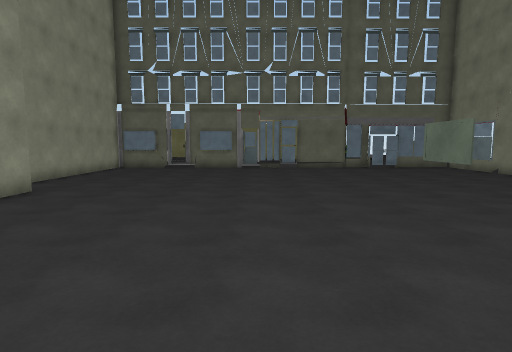
view 1 (above)

16 first-person views from a walk through a Unity game level. The camera is 1.5 m above the floor, tilts 6° down and sees 80° across. The floor is counted in squares, 1 m on a side. Each view is taken from the middle of a square. On the plan, view 1 faces up. The plan holds only what a view shows up to about 15 squares ahead; the rest is blank. The place goes on beyond the plan.

view 2
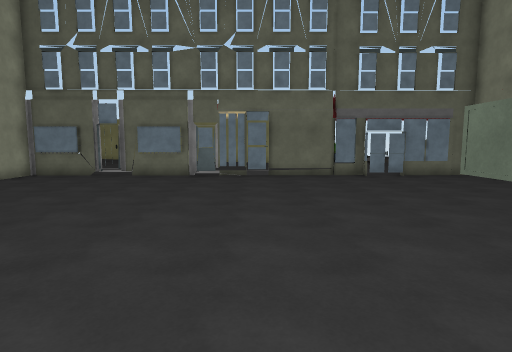

view 3
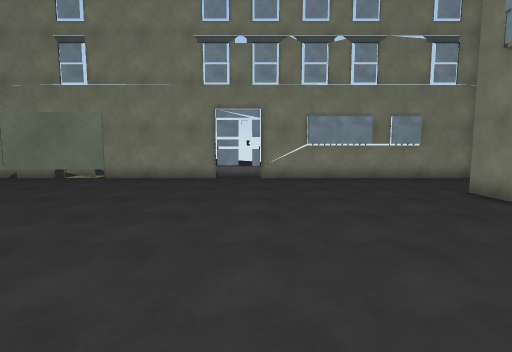

view 4
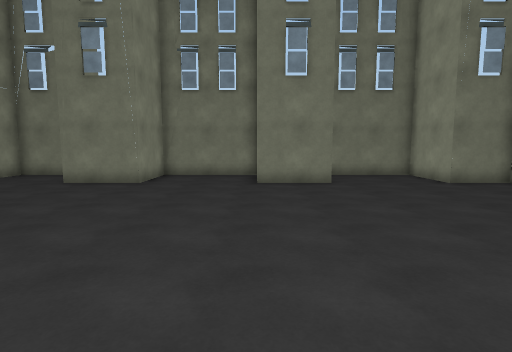

view 5
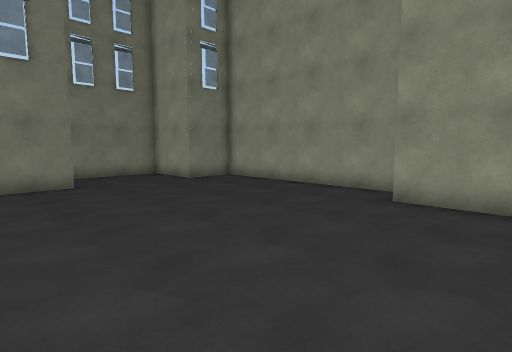

view 6
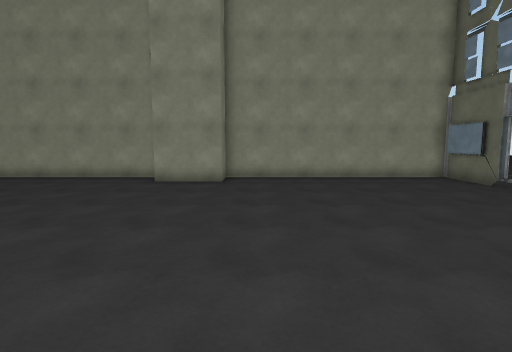

view 7
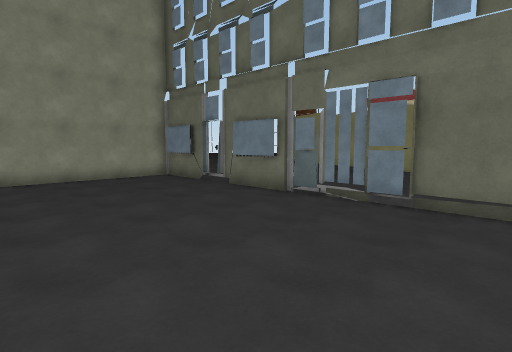

view 8
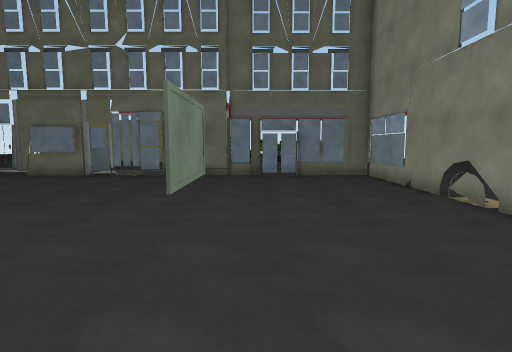

view 9
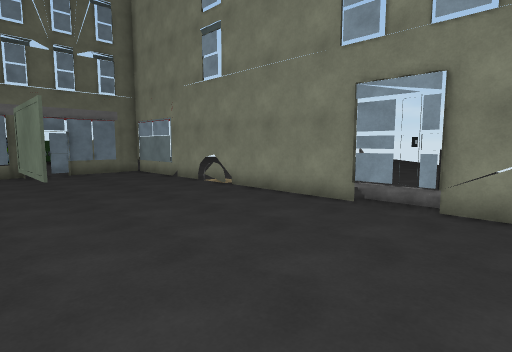

view 10
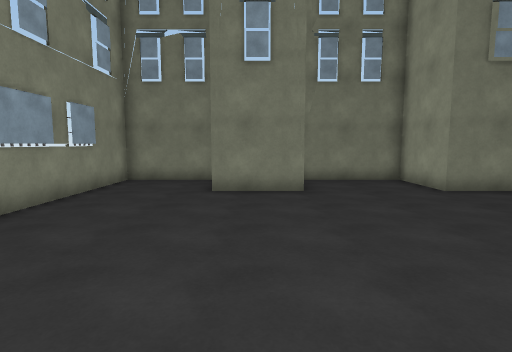

view 11
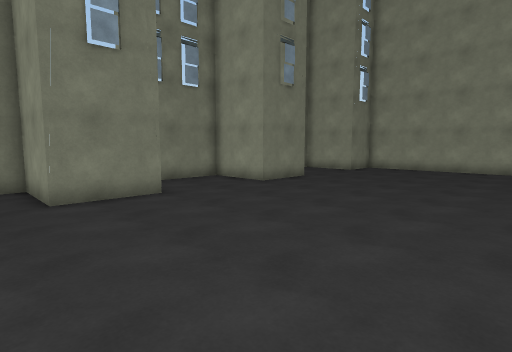

view 12
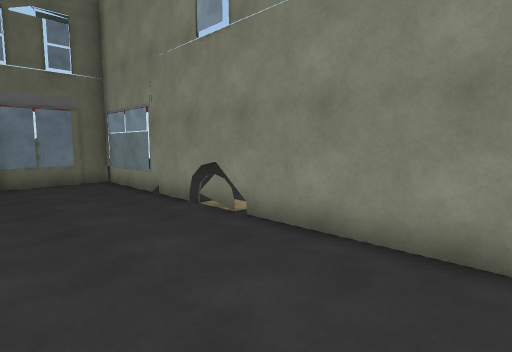

view 13
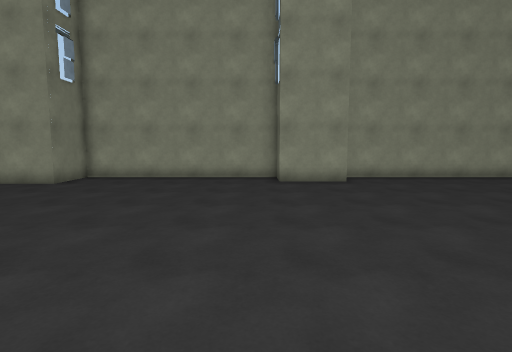

view 14
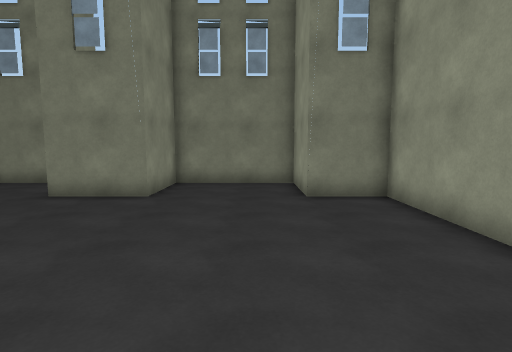

view 15
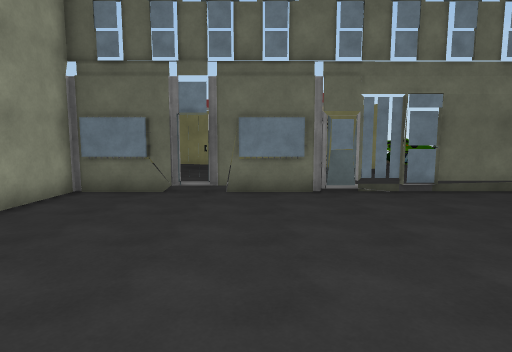

view 16
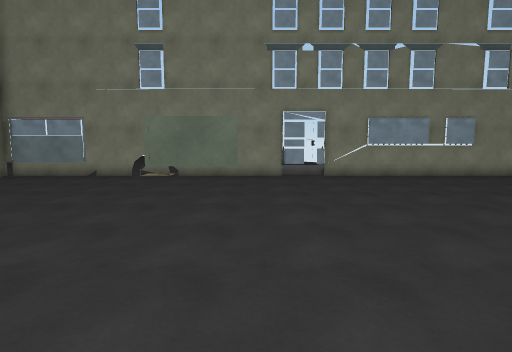

### Floor plan
Key: @ floor where view 1 was taken; # wall or solid block; . main floor; : floor 0.25 m higher than the main floor; = window, fence, low wall or low ledge; O other object.
Columns run from 9 left of view 1 to 13 right of it. Each row starts with its distance up from view 1.
 20 ####:######.#####.####
 19 ###.#.##...#.....##...#
 18 #.....................#
 17 #.....................#
 16 #.....................#
 15 #.....................#
 14 #.....................#
 13 #.....................#
 12 #.....................#
 11 #..............#......#
 10 ##.............O......#
  9   #............O......#
  8   #...................#
  7 ###...................#
  6 #....................#.
  5 #....................##
  4 #.....................#
  3 #.....................#
  2 #....................#
  1 #....................#
  0 #........@...........=
 -1 #....................=
 -2 ###....####....###...#
 -3   #....#  #....# #....#
 -4   #....#  #....# #....#
 -5    #####  #####  ######

Positions as (right, up) in squares from view 1, and headings:
1: (0, 0), facing up
2: (2, 5), facing up
3: (-1, 5), facing right
4: (1, 10), facing down
5: (1, 10), facing down-left
6: (5, 11), facing left
7: (5, 12), facing up-left
8: (7, 5), facing up
9: (5, 3), facing up-right
10: (7, 8), facing down
11: (10, 7), facing down-left
12: (8, 7), facing up-right
13: (5, 6), facing left
14: (-5, 7), facing down
15: (-3, 10), facing up
16: (-2, 8), facing right
